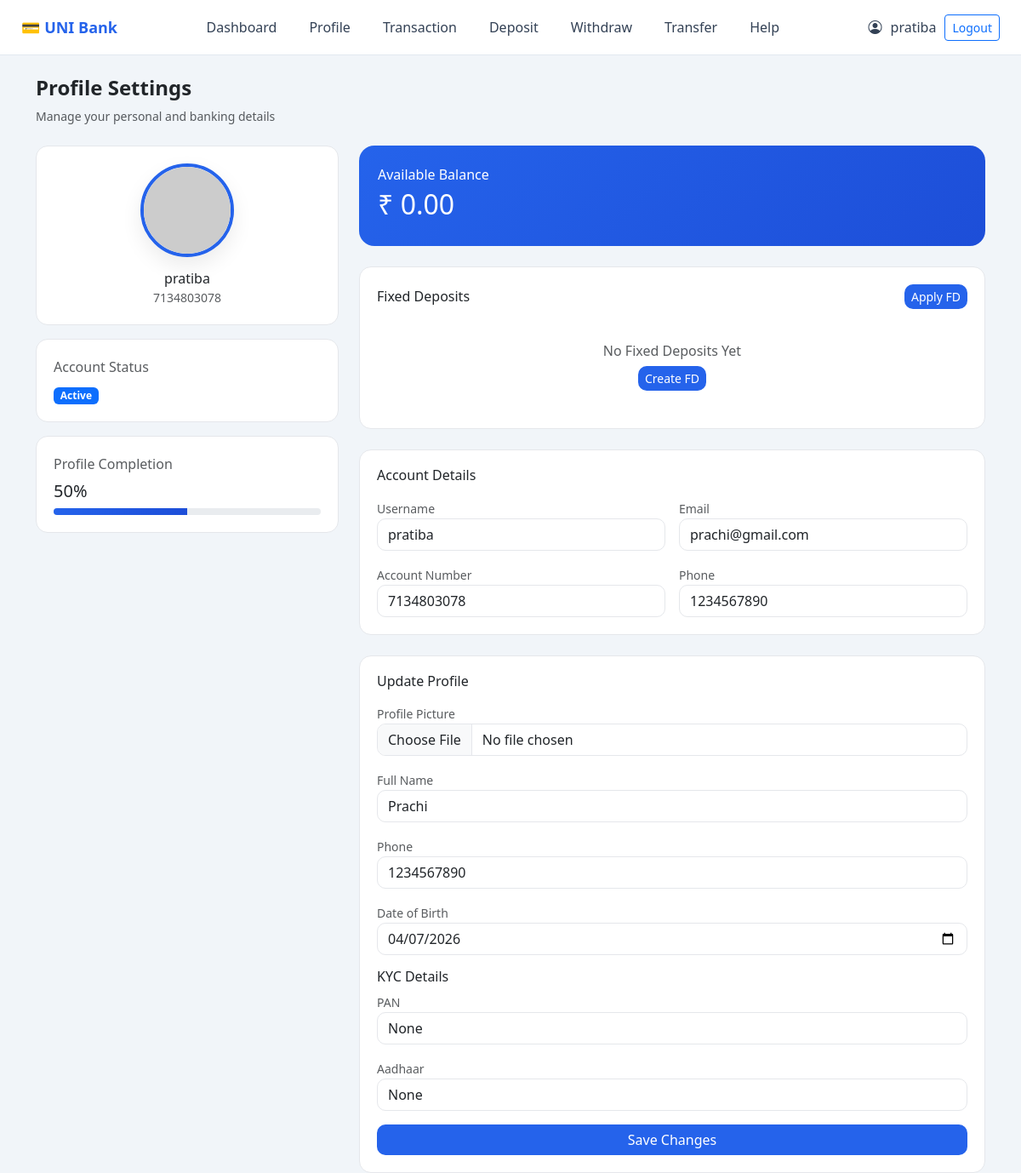
Screenshot of /profile/ (signed in) with the database file from the repository.
### core/models.py (models this page shows, shortened)
class Customer(models.Model):
    user = models.OneToOneField(User, on_delete=models.CASCADE)
    created_at = models.DateTimeField(auto_now_add=True)
    account_number = models.CharField(max_length=20, unique=True)
    balance = models.DecimalField(max_digits=12, decimal_places=2, default=0)
    full_name = models.CharField(max_length=100, null=True, blank=True)
    phone = models.CharField(max_length=15, null=True, blank=True)
    date_of_birth = models.DateField(null=True, blank=True)
    profile_picture = models.ImageField(upload_to='profiles/', null=True, blank=True)
    pan_number = models.CharField(max_length=10, null=True, blank=True)
    aadhaar_number = models.CharField(max_length=12, null=True, blank=True)
    account_status = models.CharField(
        max_length=10,
        choices=[
            ('ACTIVE', 'Active'),
            ('FROZEN', 'Frozen'),
        ],
        default='ACTIVE'
    )
    kyc_status = models.CharField(
    max_length=10,
    choices=[
        ('PENDING', 'Pending'),
        ('VERIFIED', 'Verified'),
        ('REJECTED', 'Rejected'),
    ],
    default='PENDING'
)
    transaction_pin = models.CharField(max_length=128, null=True, blank=True)
    def profile_completion(self):
        fields = [
            self.full_name,
            self.phone,
            self.date_of_birth,
            self.pan_number,
            self.aadhaar_number,
            self.profile_picture,
        ]
        filled = sum(1 for field in fields if field)
        return int((filled / len(fields)) * 100)

### core/views.py (the view, shortened to what this page needs)
# urls.py: path('profile/', profile_view, name='profile'),
@login_required
def profile_view(request):
    customer = getattr(request.user, 'customer', None)
    if not customer:
        messages.error(request, "Customer not found")
        return redirect('home')
    fds = FixedDeposit.objects.filter(
        customer=customer
    ).order_by('-created_at')
    return render(request, 'profile.html', {
        'customer': customer,
        'completion_percentage': customer.profile_completion(),
        'fds': fds,
    })

### core/templates/profile.html (shortened to what this page needs)
{% extends 'base.html' %}
{% block content %}
<div class="profile-header mb-4">
    <h4>Profile Settings</h4>
    <p class="text-muted small">
        Manage your personal and banking details
    </p>
</div>
<div class="row g-4">
    <div class="col-md-4">
        <div class="card-fin text-center mb-3">
            {% if customer.profile_picture %}
                <img src="{{ customer.profile_picture.url }}"
                     width="110"
                     height="110"
                     class="profile-img mb-3">
            {% else %}
                <img src="https://via.placeholder.com/110"
                     width="110"
                     height="110"
                     class="profile-img mb-3">
            {% endif %}
            <h6 class="mb-0">
                {{ request.user.username }}
            </h6>
            <small class="text-muted">
                {{ customer.account_number }}
            </small>
        </div>
        <div class="card-fin mb-3">
            <p class="mb-2 text-muted">
                Account Status
            </p>
            {% if customer.account_status == "ACTIVE" %}
                <span class="badge bg-primary">
                    Active
                </span>
            {% else %}
                <span class="badge bg-secondary">
                    Frozen
                </span>
            {% endif %}
        </div>
        <div class="card-fin">
            <p class="mb-2 text-muted">
                Profile Completion
            </p>
            <h5 class="mb-2">
                {{ completion_percentage }}%
            </h5>
            <div class="progress">
                <div class="progress-bar"
                     style="width: {{ completion_percentage }}%">
                </div>
            </div>
        </div>
    </div>
    <div class="col-md-8">
        <div class="balance-card mb-4">
            <p class="mb-1">
                Available Balance
            </p>
            <h2>
                ₹ {{ customer.balance }}
            </h2>
        </div>
        <div class="card-fin mb-4">
            <div class="d-flex justify-content-between align-items-center mb-3">
                <h6 class="mb-0">
                    Fixed Deposits
                </h6>
                <a href="{% url 'apply_fd' %}"
                   class="btn btn-primary btn-sm">
                    Apply FD
                </a>
            </div>
            {% if fds %}
                {% for fd in fds %}
                <div class="fd-box">
                    <div class="d-flex justify-content-between align-items-center mb-2">
                        <div>
                            <h6 class="mb-1">
                                ₹ {{ fd.amount }}
                            </h6>
                            <small class="text-muted">
                                {{ fd.duration }} Months
                            </small>
                        </div>
                        <div>
                            {% if fd.status == "APPROVED" %}
                                <span class="badge bg-success">
                                    Approved
                                </span>
                            {% elif fd.status == "PENDING" %}
                                <span class="badge bg-warning text-dark">
                                    Pending
                                </span>
                            {% else %}
                                <span class="badge bg-danger">
                                    Rejected
                                </span>
                            {% endif %}
                        </div>
                    </div>
                    <hr>
                    <div class="row text-center">
                        <div class="col-md-4">
                            <small class="text-muted d-block">
                                Interest Rate
                            </small>
                            <strong>
                                {{ fd.interest_rate }}%
                            </strong>
                        </div>
                        <div class="col-md-4">
                            <small class="text-muted d-block">
                                Maturity Amount
                            </small>
                            <strong class="text-success">
                                ₹ {{ fd.maturity_amount }}
                            </strong>
                        </div>
                        <div class="col-md-4">
                            <small class="text-muted d-block">
                                Maturity Date
                            </small>
                            <strong>
                                {{ fd.maturity_date }}
                            </strong>
                        </div>
                    </div>
                </div>
                {% endfor %}
            {% else %}
                <div class="text-center py-4">
                    <h6 class="text-muted mb-2">
                        No Fixed Deposits Yet
                    </h6>
                    <a href="{% url 'apply_fd' %}"
                       class="btn btn-primary btn-sm">
                        Create FD
                    </a>
                </div>
            {% endif %}
        </div>
        <div class="card-fin mb-4">
            <h6 class="mb-3">
                Account Details
            </h6>
            <div class="row g-3">
                <div class="col-md-6">
                    <label class="text-muted small">
                        Username
                    </label>
                    <input class="form-control"
                           value="{{ request.user.username }}"
                           readonly>
                </div>
                <div class="col-md-6">
                    <label class="text-muted small">
                        Email
                    </label>
                    <input class="form-control"
                           value="{{ request.user.email }}"
                           readonly>
                </div>
                <div class="col-md-6">
                    <label class="text-muted small">
                        Account Number
                    </label>
                    <input class="form-control"
                           value="{{ customer.account_number }}"
                           readonly>
                </div>
                <div class="col-md-6">
                    <label class="text-muted small">
                        Phone
                    </label>
                    <input class="form-control"
                           value="{{ customer.phone }}"
                           readonly>
                </div>
            </div>
        </div>
        <div class="card-fin">
            <h6 class="mb-3">
                Update Profile
            </h6>
            <form method="post" enctype="multipart/form-data">
                <div class="mb-3">
                    <label class="text-muted small">
                        Profile Picture
                    </label>
                    <input type="file"
                           name="profile_picture"
                           class="form-control">
                </div>
                <div class="mb-3">
                    <label class="text-muted small">
                        Full Name
                    </label>
                    <input type="text"
                           name="full_name"
                           class="form-control"
                           value="{{ customer.full_name }}"
                           required>
                </div>
                <div class="mb-3">
                    <label class="text-muted small">
                        Phone
                    </label>
                    <input type="tel"
                           name="phone"
                           class="form-control"
                           value="{{ customer.phone }}">
                </div>
                <div class="mb-3">
                    <label class="text-muted small">
                        Date of Birth
                    </label>
                    <input type="date"
                           name="date_of_birth"
                           class="form-control"
                           value="{{ customer.date_of_birth|date:'Y-m-d' }}">
                </div>
                <h6 class="mt-3 mb-2">
                    KYC Details
                </h6>
                <div class="mb-3">
                    <label class="text-muted small">
                        PAN
                    </label>
                    <input type="text"
                           name="pan_number"
                           class="form-control"
                           value="{{ customer.pan_number }}">
                </div>
                <div class="mb-3">
                    <label class="text-muted small">
                        Aadhaar
                    </label>
                    <input type="text"
                           name="aadhaar_number"
                           class="form-control"
                           value="{{ customer.aadhaar_number }}">
                </div>
                <button class="btn btn-primary w-100">
                    Save Changes
                </button>
            </form>
        </div>
    </div>
</div>
{% endblock %}

### core/templates/base.html (shortened to what this page needs)
<!DOCTYPE html>
<html>
<head>
    <link href="https://cdn.jsdelivr.net/npm/bootstrap@5.3.3/dist/css/bootstrap.min.css" rel="stylesheet">
    <link href="https://cdn.jsdelivr.net/npm/bootstrap-icons/font/bootstrap-icons.css" rel="stylesheet">
</head>
<body>
<nav class="navbar-fin d-flex justify-content-between align-items-center">
    <div class="brand">
        💳 UNI Bank
    </div>
    {% if user.is_authenticated %}
    <div class="action-nav">
        <a href="{% url 'dashboard' %}" class="nav-item-fin text-decoration-none">
            Dashboard
        </a>
        <a href="{% url 'profile' %}" class="nav-item-fin text-decoration-none">
            Profile
        </a>
        <a href="{% url 'transactions' %}" class="nav-item-fin text-decoration-none">
            Transaction
        </a>
        <a href="{% url 'deposit' %}" class="nav-item-fin text-decoration-none">
            Deposit
        </a>
        <a href="{% url 'withdraw' %}" class="nav-item-fin text-decoration-none">
            Withdraw
        </a>
        <a href="{% url 'transfer' %}" class="nav-item-fin text-decoration-none">
            Transfer
        </a>
        <a href="{% url 'support' %}" class="nav-item-fin text-decoration-none">
            Help
        </a>
    </div>
    {% endif %}
    <div class="user-box">
        {% if user.is_authenticated %}
            <i class="bi bi-person-circle"></i>
            <span>{{ user.username }}</span>
            <form method="POST" action="{% url 'logout' %}">
                <button class="btn btn-sm btn-outline-primary">
                    Logout
                </button>
            </form>
        {% else %}
            <a href="{% url 'login' %}" class="btn btn-sm btn-primary">Login</a>
        {% endif %}
    </div>
</nav>
<div class="container mt-4">
    {% block content %}
    {% endblock %}
</div>
</body>
</html>

### core/templates/base.html (style rules this page uses)
body { margin: 0; font-family: 'Segoe UI', sans-serif; background: #f1f5f9; }
.navbar-fin { background: #ffffff; border-bottom: 1px solid #e2e8f0; padding: 12px 25px; }
.brand { font-weight: 800; color: #2563eb; font-size: 18px; }
.nav-item-fin { position: relative; padding: 8px 14px; cursor: pointer; transition: 0.3s; color: #334155; border-radius: 8px; }
.nav-item-fin:after { content: ""; position: absolute; left: 0; bottom: 0; height: 2px; width: 0%; background: #2563eb; transition: 0.3s; }
.user-box { display: flex; align-items: center; gap: 10px; color: #334155; }
.action-nav { display: flex; gap: 10px; }

### core/templates/profile.html (style rules this page uses)
.profile-header h4 { font-weight: 700; }
.card-fin { background: #ffffff; border-radius: 14px; border: 1px solid #e5e7eb; padding: 20px; transition: 0.3s; }
.balance-card { background: linear-gradient(135deg, #2563eb, #1d4ed8); color: white; border-radius: 18px; padding: 22px; }
.profile-img { border-radius: 50%; border: 4px solid #2563eb; box-shadow: 0 10px 25px rgba(0,0,0,0.08); object-fit: cover; }
.progress { height: 8px; border-radius: 10px; }
.progress-bar { background: linear-gradient(90deg, #2563eb, #1d4ed8); }
.form-control { border-radius: 10px; border: 1px solid #e5e7eb; }
.btn-primary { background: #2563eb; border: none; border-radius: 10px; }

### rows the page displays
Customer: account_number "7134803078", balance "0.00", phone "1234567890", full_name "Prachi", date_of_birth "04/07/2026", pan_number "None", aadhaar_number "None"

### other values shown
{{ user.username }} "pratiba"
{{ request.user.username }} "pratiba"
{{ completion_percentage }} "50"
